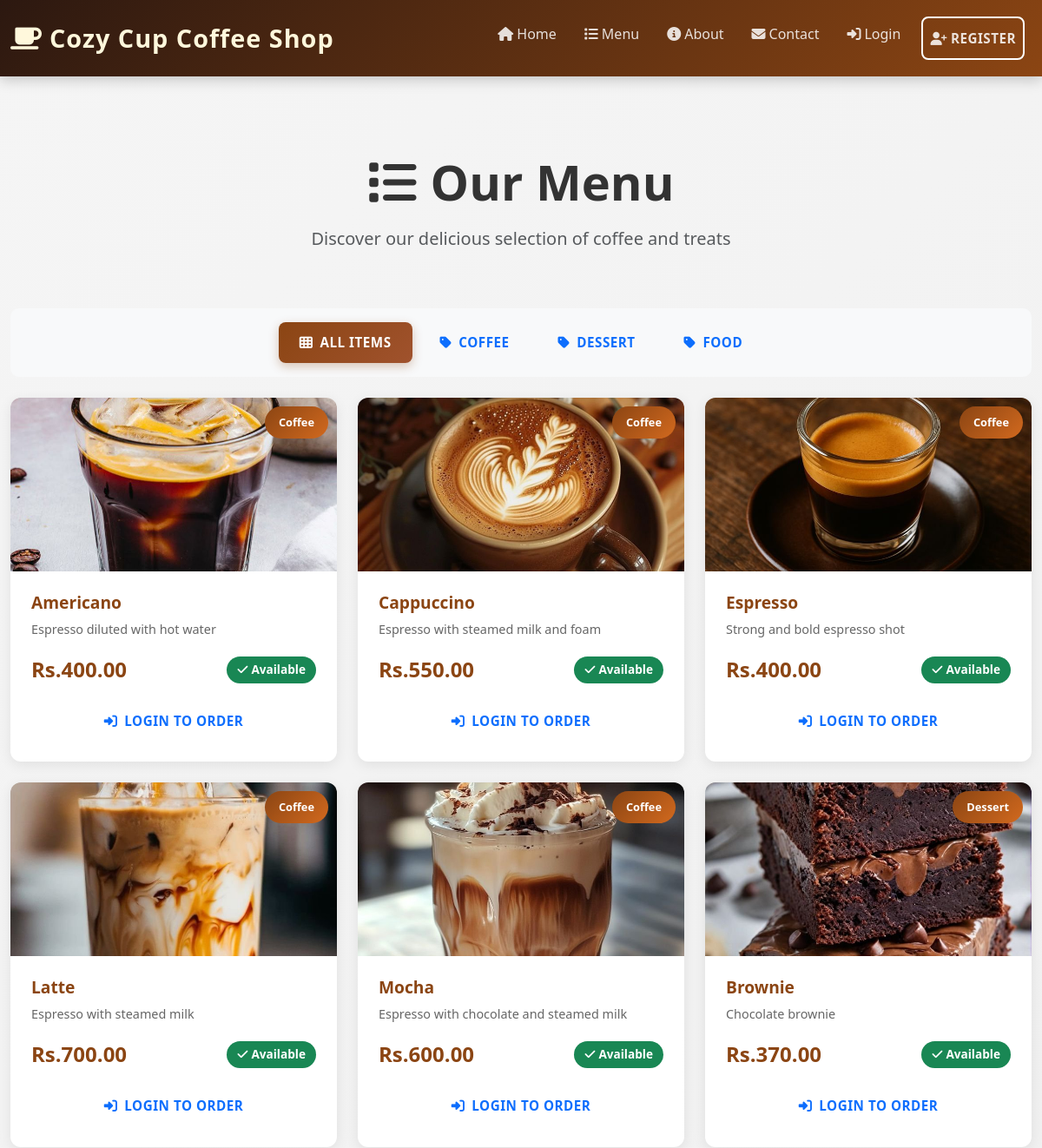
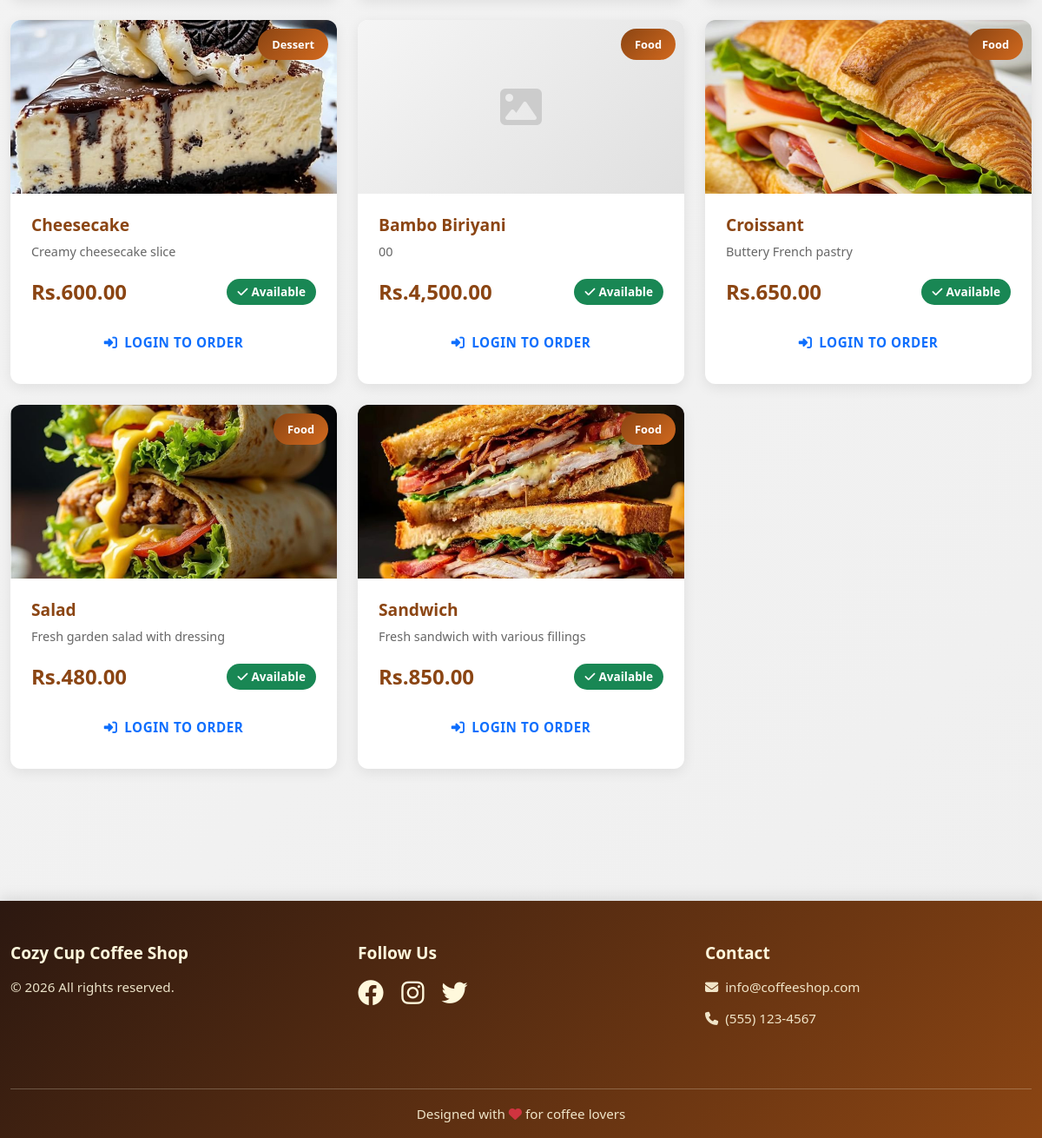
Page /public/index.php?page=menu on the committed database (2 pictures, top to bottom).
### tables this page shows
CREATE TABLE `menu_items` (
  `id` int NOT NULL AUTO_INCREMENT,
  `name` varchar(255) NOT NULL,
  `description` text,
  `category` varchar(100) NOT NULL,
  `price` decimal(10,2) NOT NULL,
  `image_path` varchar(255),
  `is_available` tinyint(1) DEFAULT 1,
  `created_at` timestamp NULL DEFAULT CURRENT_TIMESTAMP,
  `updated_at` timestamp NULL DEFAULT CURRENT_TIMESTAMP ON UPDATE CURRENT_TIMESTAMP,
  PRIMARY KEY (`id`)
);

### app/controllers/BaseController.php (called while the page is built, shortened)
<?php
class BaseController {
    public function __construct() {
        require_once __DIR__ . '/../models/Database.php';
    }
    protected function render($view, $data = []) {
        extract($data);
        require __DIR__ . '/../views/' . $view . '.php';
    }
}
?>

### app/controllers/MenuController.php (called while the page is built)
<?php
require_once __DIR__ . '/BaseController.php';
require_once __DIR__ . '/../models/MenuItem.php';
class MenuController extends BaseController {
    public function showMenu() {
        $menuItem = new MenuItem();
        $category = $this->getGet('category', null);
        if ($category) {
            $items = $menuItem->getByCategory($category);
        } else {
            $items = $menuItem->getAll();
        }
        $categories = $menuItem->getCategories();
        $this->render('customer/menu', [
            'items' => $items,
            'categories' => $categories,
            'selected_category' => $category
        ]);
    }
}
?>

### app/models/MenuItem.php (called while the page is built, shortened)
<?php
require_once __DIR__ . '/Database.php';
class MenuItem {
    private $db;
    public function __construct() {
        $this->db = new Database();
    }
    public function getAll() {
        $result = $this->db->query("SELECT * FROM menu_items WHERE is_available = TRUE ORDER BY category, name");
        return $result->fetch_all(MYSQLI_ASSOC);
    }
    public function getCategories() {
        $result = $this->db->query("SELECT DISTINCT category FROM menu_items ORDER BY category");
        return $result->fetch_all(MYSQLI_ASSOC);
    }
}
?>

### app/models/Database.php (called while the page is built, shortened)
<?php
class Database {
    private $conn;
    public function __construct() {
        global $conn;
        $this->conn = $conn;
    }
    public function query($sql) {
        return $this->conn->query($sql);
    }
}
?>

### helpers/SecurityHelper.php (called while the page is built, shortened)
<?php
class SecurityHelper {
    public static function escapeOutput($output) {
        return htmlspecialchars($output, ENT_QUOTES, 'UTF-8');
    }
}
?>

### helpers/SessionHelper.php (called while the page is built, shortened)
<?php
class SessionHelper {
    public static function has($key) {
        return isset($_SESSION[$key]);
    }
    public static function isLoggedIn() {
        return self::has('user_id') && self::has('user_role');
    }
    public static function isCustomer() {
        return self::isLoggedIn() && self::get('user_role') === ROLE_CUSTOMER;
    }
}
?>

### app/views/customer/menu.php (the view, shortened to what this page needs)
<?php include __DIR__ . '/../layouts/header.php'; ?>
<div class="container py-5">
    <div class="row mb-5">
        <div class="col-12 text-center">
            <h1 class="display-4 fw-bold mb-3">
                <i class="fas fa-list me-3"></i>Our Menu
            </h1>
            <p class="lead text-muted">Discover our delicious selection of coffee and treats</p>
        </div>
    </div>
    <div class="row mb-4">
        <div class="col-12">
            <div class="category-filter d-flex flex-wrap gap-2 justify-content-center">
                <a href="<?php echo SITE_URL; ?>/public/index.php?page=menu"
                   class="btn <?php echo $selected_category === null ? 'btn-primary' : 'btn-outline-primary'; ?>">
                    <i class="fas fa-th me-2"></i>All Items
                </a>
                <?php foreach ($categories as $cat): ?>
                    <a href="<?php echo SITE_URL; ?>/public/index.php?page=menu&category=<?php echo urlencode($cat['category']); ?>"
                       class="btn <?php echo $selected_category === $cat['category'] ? 'btn-primary' : 'btn-outline-primary'; ?>">
                        <i class="fas fa-tag me-2"></i><?php echo SecurityHelper::escapeOutput($cat['category']); ?>
                    </a>
                <?php endforeach; ?>
            </div>
        </div>
    </div>
    <div class="row g-4">
        <?php if (empty($items)): ?>
            <div class="col-12">
                <div class="alert alert-info text-center py-5">
                    <i class="fas fa-info-circle me-2"></i>
                    <strong>No items available in this category.</strong>
                </div>
            </div>
        <?php else: ?>
            <?php foreach ($items as $item): ?>
                <div class="col-md-6 col-lg-4">
                    <div class="menu-item-card h-100">
                        <div class="menu-item-image">
                            <?php if ($item['image_path']): ?>
                                <img src="<?php echo SITE_URL; ?>/public/uploads/<?php echo SecurityHelper::escapeOutput($item['image_path']); ?>"
                                     alt="<?php echo SecurityHelper::escapeOutput($item['name']); ?>"
                                     class="img-fluid">
                            <?php else: ?>
                                <div class="image-placeholder">
                                    <i class="fas fa-image"></i>
                                </div>
                            <?php endif; ?>
                            <div class="item-badge"><?php echo SecurityHelper::escapeOutput($item['category']); ?></div>
                        </div>
                        <div class="menu-item-body">
                            <h5 class="menu-item-title"><?php echo SecurityHelper::escapeOutput($item['name']); ?></h5>
                            <p class="menu-item-description"><?php echo SecurityHelper::escapeOutput($item['description']); ?></p>
                            <div class="d-flex justify-content-between align-items-center mb-3">
                                <span class="menu-item-price">Rs.<?php echo number_format($item['price'], 2); ?></span>
                                <?php if ($item['is_available']): ?>
                                    <span class="badge bg-success"><i class="fas fa-check me-1"></i>Available</span>
                                <?php else: ?>
                                    <span class="badge bg-danger"><i class="fas fa-times me-1"></i>Unavailable</span>
                                <?php endif; ?>
                            </div>
                            <?php if (SessionHelper::isCustomer() && $item['is_available']): ?>
                                <form method="POST" action="<?php echo SITE_URL; ?>/public/index.php?action=add-to-cart">
                                    <?php echo SecurityHelper::getCSRFTokenField(); ?>
                                    <input type="hidden" name="menu_item_id" value="<?php echo $item['id']; ?>">
                                    <div class="mb-2">
                                        <label class="form-label small fw-bold">Quantity</label>
                                        <input type="number" class="form-control form-control-sm" name="quantity" value="1" min="1" max="10" required>
                                    </div>
                                    <div class="mb-3">
                                        <label class="form-label small fw-bold">Special Requests</label>
                                        <textarea class="form-control form-control-sm" name="special_requests" placeholder="e.g., Extra hot, no sugar..." rows="2"></textarea>
                                    </div>
                                    <button type="submit" class="btn btn-primary w-100">
                                        <i class="fas fa-shopping-cart me-2"></i>Add to Cart
                                    </button>
                                </form>
                            <?php elseif (!SessionHelper::isCustomer()): ?>
                                <a href="<?php echo SITE_URL; ?>/public/index.php?page=login" class="btn btn-outline-primary w-100">
                                    <i class="fas fa-sign-in-alt me-2"></i>Login to Order
                                </a>
                            <?php else: ?>
                                <button class="btn btn-secondary w-100" disabled>
                                    <i class="fas fa-ban me-2"></i>Unavailable
                                </button>
                            <?php endif; ?>
                        </div>
                    </div>
                </div>
            <?php endforeach; ?>
        <?php endif; ?>
    </div>
</div>
<?php include __DIR__ . '/../layouts/footer.php'; ?>

### rows in the picture
menu_items: image_path (picture), category "Coffee", name "Americano", description "Espresso diluted with hot water", price "400.00", is_available 1 (drawn)
menu_items: image_path (picture), category "Coffee", name "Cappuccino", description "Espresso with steamed milk and foam", price "550.00", is_available 1 (drawn)
menu_items: image_path (picture), category "Coffee", name "Espresso", description "Strong and bold espresso shot", price "400.00", is_available 1 (drawn)
menu_items: image_path (picture), category "Coffee", name "Latte", description "Espresso with steamed milk", price "700.00", is_available 1 (drawn)
menu_items: image_path (picture), category "Coffee", name "Mocha", description "Espresso with chocolate and steamed milk", price "600.00", is_available 1 (drawn)
menu_items: image_path (picture), category "Dessert", name "Brownie", description "Chocolate brownie", price "370.00", is_available 1 (drawn)
menu_items: image_path (picture), category "Dessert", name "Cheesecake", description "Creamy cheesecake slice", price "600.00", is_available 1 (drawn)
menu_items: category "Food", name "Bambo Biriyani", description "00", price "4,500.00", is_available 1 (drawn)
menu_items: image_path (picture), category "Food", name "Croissant", description "Buttery French pastry", price "650.00", is_available 1 (drawn)
menu_items: image_path (picture), category "Food", name "Salad", description "Fresh garden salad with dressing", price "480.00", is_available 1 (drawn)
menu_items: image_path (picture), category "Food", name "Sandwich", description "Fresh sandwich with various fillings", price "850.00", is_available 1 (drawn)

### other values in the picture
SITE_NAME "Cozy Cup Coffee Shop"
SecurityHelper::escapeOutput($cat['category']) "COFFEE"
SecurityHelper::escapeOutput($cat['category']) "DESSERT"
SecurityHelper::escapeOutput($cat['category']) "FOOD"
